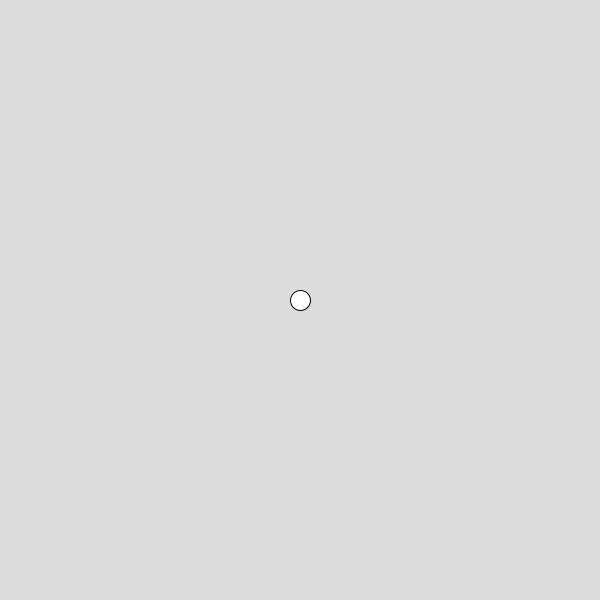
Frame 1 (no input)
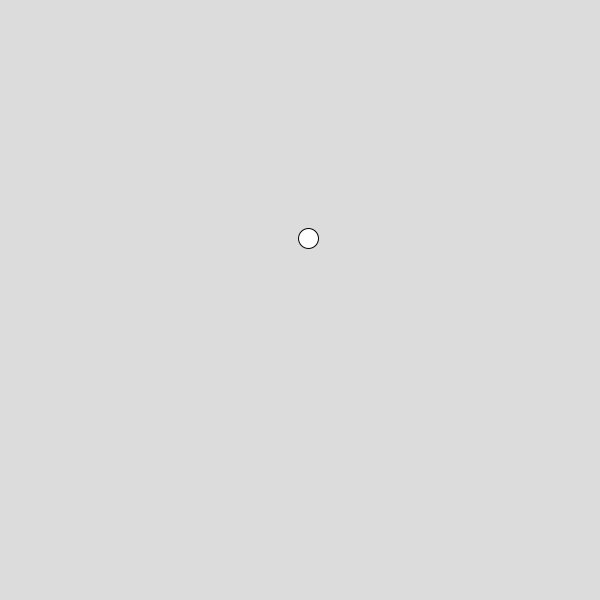
Frame 60 (the mouse pressed at the canvas centre just before this capture)
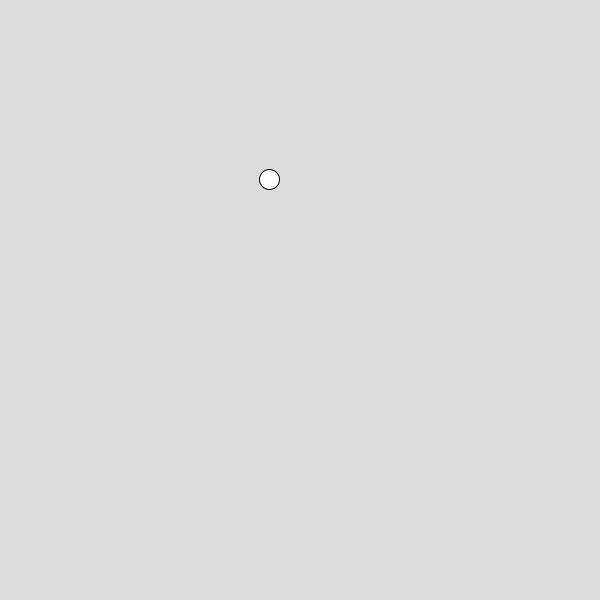
Frame 120 (the mouse held since frame 60 and released just before this capture)

The Processing sketch that drew these frames (run headless with seeded random() and noise(); from frame 60 on, the mouse is pressed at the canvas centre):

// Processing sketch: Walker
// ── Walker.pde
Mover m;

void setup(){
 size(600,600); 
 m = new Mover();
}

void draw(){
  translate(width/2,height/2);
  background(220);
  
  m.display();
  m.update();
  m.checkEdges();
}

// ── Mover.pde
class Mover{
  PVector acc, vel, loc;
  float t;
  
  Mover(){
    acc = new PVector(0.02,0.01);
    vel = new PVector(0,0);
    loc = new PVector(0,0);
    t = 0;
  }
  
  void display(){
    ellipse(loc.x,loc.y,20,20);
  }
  
  void update(){
    acc.x = (map(noise(t), 0, 1, -0.1, 0.1));
    acc.y = (map(noise(t + 1000), 0, 1, -0.1, 0.1));
    vel.add(acc);
    loc.add(vel);
    vel.limit(10);
    t += 0.01;
  }
  
  void checkEdges(){
    if(loc.x > width/2){
      loc.x = -width/2;
    }else if(loc.x < -width/2){
      loc.x = width/2;
    }else if(loc.y > height/2){
      loc.y = -height/2;
    }else if(loc.y < -height/2){
      loc.y = height/2;
    }
  }
}
